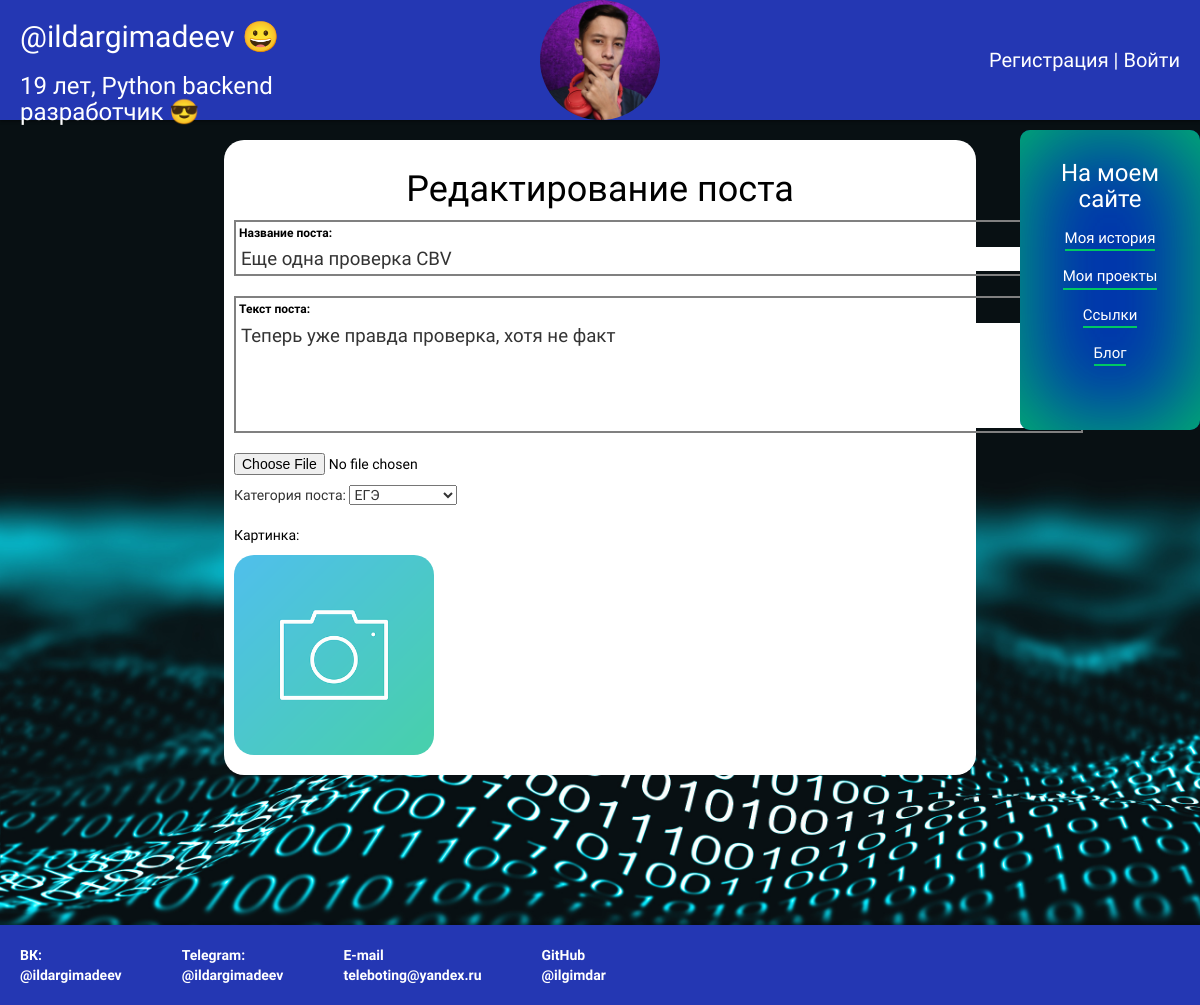
Page /articles/21/edit/ on the committed database.
### blog/models.py (models this page shows, shortened)
class Post(models.Model):
    author = models.ForeignKey(settings.AUTH_USER_MODEL, on_delete=models.CASCADE, verbose_name='Автор статьи')
    title = models.CharField(max_length=200, verbose_name='Заголовок')
    text = models.TextField(verbose_name='Текст статьи')
    created_date = models.DateTimeField(default=timezone.now)
    published_date = models.DateTimeField(blank=True, null=True, verbose_name='Дата публикации')
    photo = models.ImageField(null=True)
    cat = models.ForeignKey('Category', on_delete=models.PROTECT, null=True, verbose_name='Категория')
    class Meta:
        verbose_name = 'Пост'
        verbose_name_plural = 'Посты'
        ordering = ['id']

### articles/views.py (the view, shortened to what this page needs)
# urls.py: path('<int:pk>/edit/', views.post_edit, name='post_edit'),
def post_edit(request, pk):
    post = get_object_or_404(Post, pk=pk)
    post_obj = Post.objects.get(pk=pk)
    title = post_obj.title
    text = post_obj.text
    photo = post_obj.photo
    cat = post_obj.cat
    context = {
        'title': title,
        'text': text,
        'photo': photo,
        'cat': cat
    }
    return render(request, 'articles/post_edit.html', context=context)

### articles/templatetags/articles_tags.py (called while the page is built)
@register.simple_tag(name='getcats')
def get_categories():
    return Category.objects.all()

### articles/templates/articles/post_edit.html (shortened to what this page needs)
{% extends 'blog/base.html' %}
{% load static %}
{% load articles_tags %}
{% block content %}
<div class="content">
    <div class="new-post">
        <h1 class="post-name">Редактирование поста</h1>
        <form method="POST" class="post-form" enctype="multipart/form-data">
            <div class="full-input"><label for="post_title">Название поста:</label>
                <input id="post_title" type="text" name="title" maxlength="100" value="{{ title }}" required></div>
            <br><br>
            <div class="full-input"><label for="post_message">Текст поста:</label>
                <textarea name="text" id="post_message" required>{{ text }}</textarea>
            </div>
            <br><br>
            <div>
                <p>
                        <input type="file"  name="post_image">
                </p>
            </div>
            Категория поста:
            <select class="selectpicker" name="cat" required>
                {% getcats as cats %}
                {% for c in cats %}
                    {% if c.id == cat.id %}
                        <option selected>{{ c.name }}</option>
                    {% else %}
                         <option>{{ c.name }}</option>
                    {% endif %}
                {% endfor %}
            </select>
            <br><br>
            <p>Картинка:</p>
            {% if photo %}
            <p><img class="post_img" src="{{ photo.url }}"></p>
            {% else %}
            <p><img class="post_img" src="{% static 'images/default.png' %}"></p>
            {% endif %}
        </form>
    </div>
</div>
{% endblock %}

### blog/static/css/styles.css (style rules this page uses)
html { scroll-behavior: smooth; }
body { font-family: 'Nunito Sans', sans-serif; background: url('/../static/images/blue_back.jpg'); background-repeat: no-repeat; background-size: cover; background-attachment: fixed; }
img { pointer-events: none; }
h1 { color: white; }
p { color: black; }
.content { margin-bottom: 5px; margin-left:auto; margin-right: auto; width: 80%; padding: 10px; }
.post-name { color: black; }
.new-post { background: #ffffff; border-radius: 20px; padding: 10px; width: 80%; margin-left: auto; margin-right: auto; margin-bottom:100px; text-align: center; }
.new-post form { text-align: left; }
.full-input { display: inline-block; padding: 3px; border: 2px solid grey; }
.full-input input { width: 80ch; outline: none; border: none; display:block; line-height: 1.2em; font-size: 14pt; }
.full-input textarea { resize: none; width: 80ch; height: 10ch; outline: none; border: none; display:block; line-height: 1.2em; font-size: 14pt; }
.full-input label { display: block; font-size: 12px; color: black; }
.post_img { height: 200px; border-radius: 20px; }

### rows in the picture
Post: title "Еще одна проверка CBV", text "Теперь уже правда проверка, хотя не факт"

### other values in the picture
form field cat "ЕГЭ"
